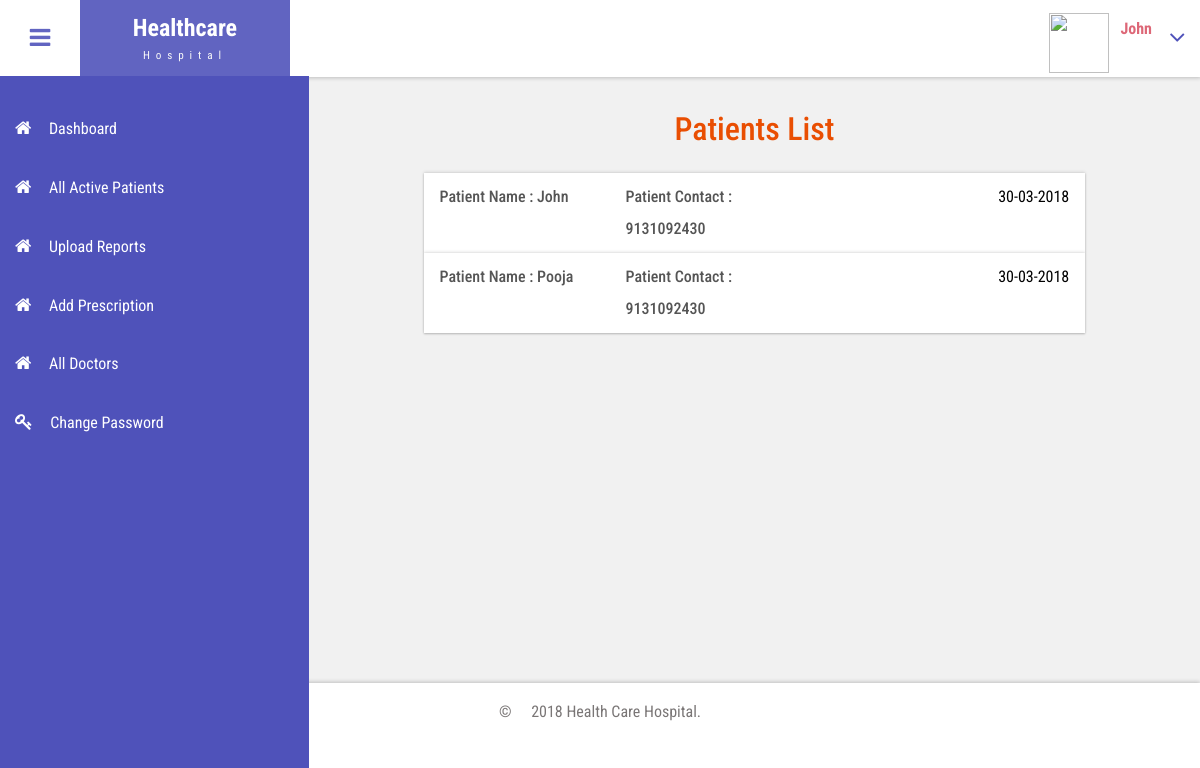
Page /admin/view_patients.php (signed in) on the committed database.
### tables this page shows
CREATE TABLE `user` (
  `userid` int(11) NOT NULL,
  `name` varchar(150) NOT NULL,
  `password` varchar(34) NOT NULL,
  `email` varchar(150) NOT NULL,
  `status` int(1) NOT NULL DEFAULT '1',
  `resetcode` varchar(34) NOT NULL
);

CREATE TABLE `patient_information` (
  `student_id` int(3) NOT NULL,
  `gender` varchar(6) NOT NULL,
  `date_of_birth` date NOT NULL,
  `contact_no` varchar(20) NOT NULL,
  `address` text NOT NULL,
  `description` text NOT NULL,
  `image` varchar(40) NOT NULL DEFAULT 'myuser.png',
  `last_login_date` datetime NOT NULL,
  `registration_date` date NOT NULL
);

### admin/db/db_config.php (called while the page is built, shortened)
<?php
	$cid = mysqli_connect("localhost","root","","hospital");
	function select($query)
	{
		global $cid;
		$res = mysqli_query($cid,$query);
		return $res;
	}
?>

### admin/view_patients.php (the view, shortened to what this page needs)
<?php
	require_once"db/db_config.php";
	?>
<!DOCTYPE HTML>
<html>
	<head>
		<?php include_once"head_files.php";?>
		<link href='css/rotating-card.css' rel='stylesheet' />
	</head>
	<body class="cbp-spmenu-push">
		<div class="main-content">
			<?php include_once"sidebar.php";?>
			<?php include_once"header.php";?>
			<div id="page-wrapper">
				<div class="main-page" style="min-height: 531px;">
					<h3 class="title1">Patients List</h3>
					<div class="inbox-page">
						<?php
							$query = "SELECT user.*,patient_information.* FROM user INNER JOIN patient_information on user.userid = patient_information.student_id";
							$res = select($query);
							if(mysqli_num_rows($res)>0)
							{
								$i=1;
								while($row = mysqli_fetch_array($res)){
									extract($row);
								?>
								<div class="inbox-row widget-shadow" id="accordion<?=$i?>" role="tablist" aria-multiselectable="true">
									<a role="button" data-toggle="collapse" data-parent="#accordion" href="#collapse<?=$i?>" aria-expanded="true" aria-controls="collapse<?=$i?>">
										<div class="mail mail-name"><h6>Patient Name : <?=$name?></h6></div>
										<div class="mail mail-name"><h6>Patient Contact : <?=$contact_no?></h6></div>
										<div class="mail-right"><p><?=date('d-m-Y', strtotime($registration_date))?></p></div>
										<div class="clearfix"> </div>
									</a>
													<?php
														$query2 = "select * from patients where userid='$userid'";
														$old_patients_res = select($query2);
													?>
													<?php
														$query3 = "select * from report where userid='$userid'";
														$old_patients_reposts = select($query3);
													?>
									</div>
									<?php
									$i++; }
								}
								else
								{
									echo "No recode_file";
								}
							?>
						</div>
					</div>
				</div>
				<?php include_once"footer.php";?>
			</div>
		</body>
	</html>

### admin/css/style.css (style rules this page uses)
h4, h5, h6, h1, h2, h3 { margin: 0; }
p { margin: 0; }
html, body { font-family: 'Roboto Condensed', sans-serif; font-size: 100%; overflow-x: hidden; background: #fff; }
body a { transition: 0.5s all ease; -webkit-transition: 0.5s all ease; -moz-transition: 0.5s all ease; -o-transition: 0.5s all ease; -ms-transition: 0.5s all ease; text-decoration:none; }
h1,h2,h3,h4,h5,h6 { margin:0; }
p { margin:0; }
.main-content { position: relative; }
.cbp-spmenu-push { overflow-x: hidden; position: relative; }
.cbp-spmenu, .cbp-spmenu-push { -webkit-transition: all 0.3s ease; -moz-transition: all 0.3s ease; transition: all 0.3s ease; }
.cbp-spmenu-push div#page-wrapper { margin: 0 0 0 19.3em; transition:.5s all; -webkit-transition:.5s all; -moz-transition:.5s all; }
.widget-shadow { background-color: #fff; box-shadow: 0 -1px 3px rgba(0,0,0,.12),0 1px 2px rgba(0,0,0,.24); -webkit-box-shadow: 0 -1px 3px rgba(0,0,0,.12),0 1px 2px rgba(0,0,0,.24); -moz-box-shadow: 0 -1px 3px rgba(0,0,0,.12),0 1px 2px rgba(0,0,0,.24); }
h3.title1 { text-align:center; font-size: 2em; color: #e94e02; margin-bottom: 0.8em; }
.inbox-page { width: 80%; margin: 0 auto; }
.inbox-row { padding: 0.5em 1em; }
.mail { float: left; margin-right: 1em; }
.mail.mail-name { width: 27%; }
.mail-right { float: right; margin-left: 1.5em; }
.inbox-page h6 { font-size: 1em; color: #555; }
.inbox-page p { font-size: 1em; color: #000; line-height: 2em; }
.inbox-page h6 { font-size: 1em; color: #555; line-height: 2em; }

### admin/css/custom.css (style rules this page uses)
#page-wrapper { padding:7em 2em 2.5em; background-color: #F1F1F1; }

### rows in the picture
user: name "John", patient_information.contact_no "9131092430", patient_information.registration_date "30-03-2018"
user: name "Pooja", patient_information.contact_no "9131092430", patient_information.registration_date "30-03-2018"

### other values in the picture
$_SESSION['adminname'] "John"
